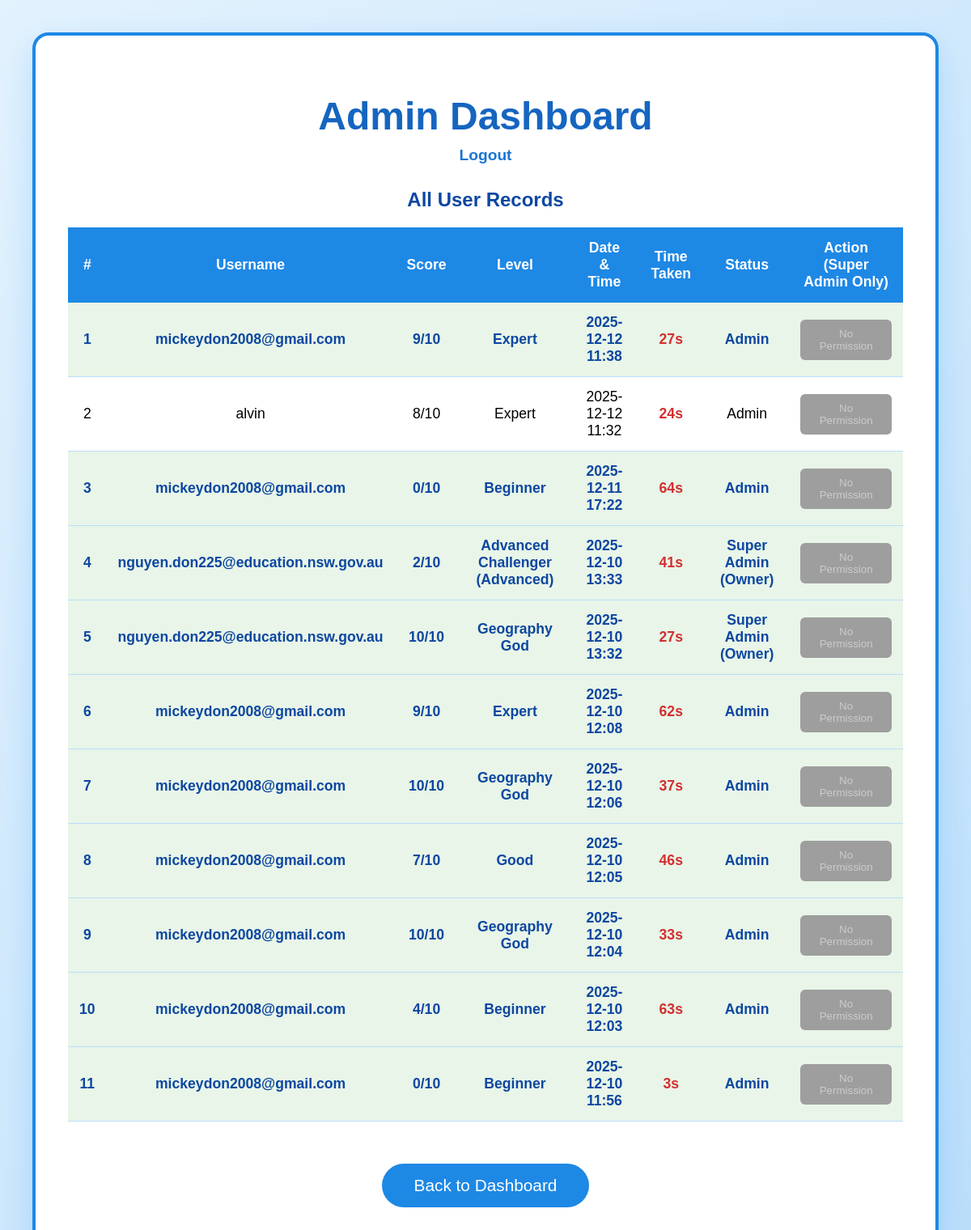
Page /super_admin_panel (signed in) on the committed database.
### tables this page shows
CREATE TABLE records (
                 id INTEGER PRIMARY KEY AUTOINCREMENT,
                 user_id INTEGER,
                 score INTEGER,
                 level TEXT,
                 timestamp TEXT,
                 time_taken INTEGER DEFAULT 0);

CREATE TABLE users (
                 id INTEGER PRIMARY KEY AUTOINCREMENT,
                 username TEXT UNIQUE NOT NULL,
                 password TEXT NOT NULL,
                 is_admin INTEGER DEFAULT 0,
                 last_login TEXT);

### app.py (the view)
@app.route('/super_admin_panel')
def super_admin_panel():
    if 'username' not in session:
        return redirect(url_for('login'))
    if not (session['username'] == 'nguyen.don225@education.nsw.gov.au' or session.get('is_admin')):
        flash("Access Denied")
        return redirect(url_for('user_home'))
    conn = sqlite3.connect('database.db')
    c = conn.cursor()
    c.execute("""SELECT r.id, u.username, r.score, r.level, r.timestamp, r.time_taken
                 FROM records r JOIN users u ON r.user_id = u.id
                 ORDER BY r.timestamp DESC""")
    records = c.fetchall()
    conn.close()
    return render_template('super_admin_panel.html', records=records, is_admin=is_user_admin)

### app.py (called while the page is built)
def is_user_admin(username):
    conn = sqlite3.connect('database.db')
    c = conn.cursor()
    c.execute("SELECT is_admin FROM users WHERE username = ?", (username,))
    result = c.fetchone()
    conn.close()
    return result and result[0] == 1

### templates/super_admin_panel.html (shortened to what this page needs)
<!DOCTYPE html>
<html>
<head>
   <link rel="stylesheet" href="{{ url_for('static', filename='styles.css') }}">
</head>
<body>
<div class="admin-container">
   <h1>Admin Dashboard</h1>
   <div class="logout">
       <a href="/logout">Logout</a>
   </div>
   <h2>All User Records</h2>
   <table>
       <tr>
           <th>#</th>
           <th>Username</th>
           <th>Score</th>
           <th>Level</th>
           <th>Date & Time</th>
           <th>Time Taken</th>
           <th>Status</th>
           <th>Action (Super Admin Only)</th>
       </tr>
       {% for record in records %}
       <tr {% if record[1] in ['nguyen.don225@education.nsw.gov.au', 'mickeydon2008@gmail.com'] %}class="highlight"{% endif %}>
           <td>{{ loop.index }}</td>
           <td>{{ record[1] }}</td>
           <td>{{ record[2] }}/10</td>
           <td>{{ record[3] }}</td>
           <td>{{ record[4] }}</td>
           <td class="time-taken">{{ record[5] }}s</td>
           <td>
               {% if record[1] == 'nguyen.don225@education.nsw.gov.au' %}
                   Super Admin (Owner)
               {% elif is_admin(record[1]) %}
                   Admin
               {% else %}
                   Regular User
               {% endif %}
           </td>
           <td>
               {% if session['username'] == 'nguyen.don225@education.nsw.gov.au' %}
                   {% if record[1] != 'nguyen.don225@education.nsw.gov.au' %}
                       {% if is_admin(record[1]) %}
                           <form method="post" action="/remove_admin/{{ record[1] }}" style="display:inline;">
                               <button type="submit" class="btn-remove">Remove Admin</button>
                           </form>
                       {% else %}
                           <form method="post" action="/make_admin/{{ record[1] }}" style="display:inline;">
                               <button type="submit" class="btn-make">Make Admin</button>
                           </form>
                       {% endif %}
                   {% else %}
                       <button class="btn-disabled" disabled>Owner</button>
                   {% endif %}
               {% else %}
                   <button class="btn-disabled" disabled>No Permission</button>
               {% endif %}
           </td>
       </tr>
       {% endfor %}
   </table>
   <br><br>
   <p style="text-align:center;">
       <a href="/userhome">
           <button style="padding:15px 40px; font-size:1.3em; background:#1e88e5; color:white; border:none; border-radius:50px; cursor:pointer;">
               Back to Dashboard
           </button>
       </a>
   </p>
</div>
</body>
</html>

### Static/styles.css (style rules this page uses)
body { font-family: Arial, sans-serif; background: #e3f2fd; margin: 0; padding: 20px; }
h1 { color: #1976d2; }
button { background: #1976d2; color: white; padding: 10px 20px; border: none; border-radius: 6px; cursor: pointer; }

### templates/super_admin_panel.html (style rules this page uses)
body { background: linear-gradient(135deg, #e3f2fd, #bbdefb); font-family: Arial, sans-serif; padding: 40px; }
.admin-container { max-width: 1350px; margin: 0 auto; background: white; border-radius: 20px; padding: 40px; box-shadow: 0 15px 40px rgba(30,144,255,0.2); border: 4px solid #1e88e5; }
h1 { text-align: center; color: #1565c0; font-size: 3em; margin-bottom: 10px; }
.logout { text-align: center; margin-bottom: 30px; }
.logout a { color: #1976d2; font-weight: bold; text-decoration: none; font-size: 1.2em; }
h2 { text-align: center; color: #0d47a1; margin: 30px 0 20px; }
table { width: 100%; border-collapse: collapse; margin-top: 20px; font-size: 1.1em; }
th { background: #1e88e5; color: white; padding: 15px; text-align: center; font-weight: bold; }
td { padding: 14px; text-align: center; border-bottom: 1px solid #bbdefb; }
tr:nth-child(even) { background-color: #f5fbff; }
.highlight { background-color: #e8f5e8 !important; font-weight: bold; color: #0d47a1; }
.time-taken { font-weight: bold; color: #d32f2f; }
.btn-disabled { background:#9e9e9e; color:#ccc; padding:10px 18px; border:none; border-radius:6px; cursor:not-allowed; }

### rows in the picture
records: username "mickeydon2008@gmail.com", score "9", level "Expert", timestamp "2025-12-12 11:38", time_taken "27", shows "Admin"
records: username "alvin", score "8", level "Expert", timestamp "2025-12-12 11:32", time_taken "24", shows "Admin"
records: username "mickeydon2008@gmail.com", score "0", level "Beginner", timestamp "2025-12-11 17:22", time_taken "64", shows "Admin"
records: username "nguyen.don225@education.nsw.gov.au", score "2", level "Advanced Challenger (Advanced)", timestamp "2025-12-10 13:33", time_taken "41", shows "Super Admin (Owner)"
records: username "nguyen.don225@education.nsw.gov.au", score "10", level "Geography God", timestamp "2025-12-10 13:32", time_taken "27", shows "Super Admin (Owner)"
records: username "mickeydon2008@gmail.com", score "9", level "Expert", timestamp "2025-12-10 12:08", time_taken "62", shows "Admin"
records: username "mickeydon2008@gmail.com", score "10", level "Geography God", timestamp "2025-12-10 12:06", time_taken "37", shows "Admin"
records: username "mickeydon2008@gmail.com", score "7", level "Good", timestamp "2025-12-10 12:05", time_taken "46", shows "Admin"
records: username "mickeydon2008@gmail.com", score "10", level "Geography God", timestamp "2025-12-10 12:04", time_taken "33", shows "Admin"
records: username "mickeydon2008@gmail.com", score "4", level "Beginner", timestamp "2025-12-10 12:03", time_taken "63", shows "Admin"
records: username "mickeydon2008@gmail.com", score "0", level "Beginner", timestamp "2025-12-10 11:56", time_taken "3", shows "Admin"
